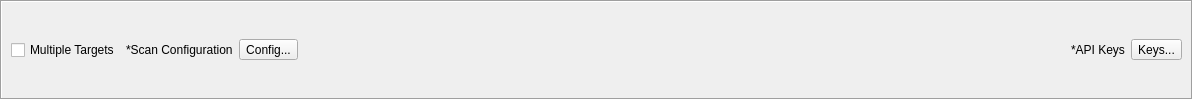
    <widget class="QFrame" name="frame">
     <property name="frameShape">
      <enum>QFrame::Box</enum>
     </property>
     <property name="frameShadow">
      <enum>QFrame::Sunken</enum>
     </property>
     <layout class="QHBoxLayout" name="horizontalLayout_3">
      <property name="leftMargin">
       <number>9</number>
      </property>
      <property name="topMargin">
       <number>6</number>
      </property>
      <property name="rightMargin">
       <number>9</number>
      </property>
      <property name="bottomMargin">
       <number>6</number>
      </property>
      <item>
       <widget class="QCheckBox" name="checkBoxMultipleTargets">
        <property name="text">
         <string>Multiple Targets</string>
        </property>
       </widget>
      </item>
      <item>
       <widget class="QLabel" name="label_9">
        <property name="text">
         <string>*Scan Configuration</string>
        </property>
       </widget>
      </item>
      <item>
       <widget class="QToolButton" name="buttonConfig">
        <property name="text">
         <string>Config...</string>
        </property>
       </widget>
      </item>
      <item>
       <spacer name="horizontalSpacer">
        <property name="orientation">
         <enum>Qt::Horizontal</enum>
        </property>
        <property name="sizeHint" stdset="0">
         <size>
          <width>767</width>
          <height>17</height>
         </size>
        </property>
       </spacer>
      </item>
      <item>
       <widget class="QLabel" name="label_17">
        <property name="text">
         <string>*API Keys</string>
        </property>
       </widget>
      </item>
      <item>
       <widget class="QToolButton" name="buttoApiKeys">
        <property name="text">
         <string>Keys...</string>
        </property>
       </widget>
      </item>
     </layout>
    </widget>
